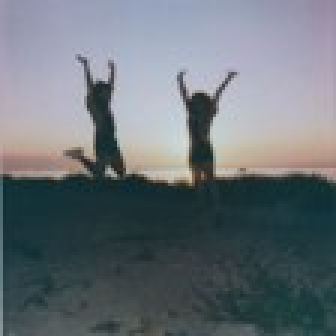
#> input picture frontend/src/assets/filters/cool.jpg, 112 x 112 px (shown 3 times larger)
$ python -i photo_strip.py   (imports and definitions only)
#> lines starting #> are read from the running program, lines starting #| are printed output that depends on the picture
#> further down, picture is the input picture: PIL image 112x112 RGB; mean R, G, B 106.4, 114.7, 120.9
"""
Server-side photo strip compositor.

Photos are decoded fully in memory, composited into a single strip image,
and the resulting bytes are handed back to the caller. Nothing is written
to disk at any point -- the caller (server.py) is responsible for discarding
all references immediately after sending the result to both clients.
"""
import base64
from io import BytesIO

from PIL import Image, ImageDraw, ImageEnhance, ImageFont, ImageOps

# [26 lines left out: functions _decode, _cover_fit, _load_font, not called in this run]


PHOTO_W = 200           # each half of a duo frame (280 made 2x2 grid too wide to be "roughly square")
PHOTO_H = 210
DIVIDER_W = 2           # thin line between you & partner
GAP = 8                 # gap between frames (was 26)
BORDER_W = 2
FOOTER_H = 84
INK = "#1A1A19"
TEXT_SECONDARY = "#4A4A48"


def _f_none(img):
    return ImageOps.exif_transpose(img).convert("RGB")


def _f_warm(img):
    img = _f_none(img)
    img = ImageEnhance.Contrast(img).enhance(1.08)
    img = ImageEnhance.Color(img).enhance(1.06)
    img = ImageEnhance.Brightness(img).enhance(1.04)
    r, g, b = img.split()
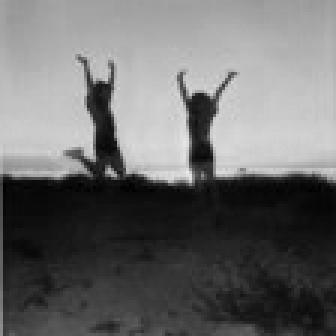
#> r: PIL image 112x112 L (shown 3 times larger); min 0, max 232, mean 108.1
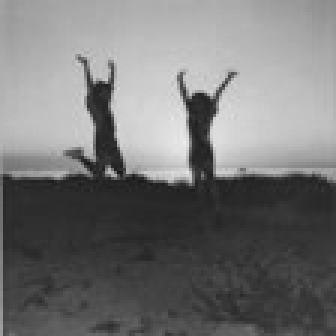
#> g: PIL image 112x112 L (shown 3 times larger); min 24, max 235, mean 118
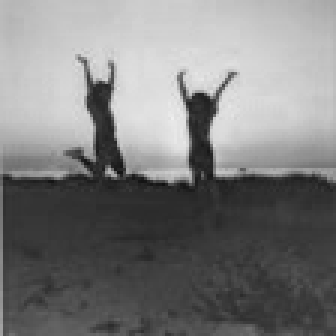
#> b: PIL image 112x112 L (shown 3 times larger); min 16, max 239, mean 125.4
    r = r.point(lambda i: min(255, int(i * 1.06)))
    b = b.point(lambda i: int(i * 0.93))
    return Image.merge("RGB", (r, g, b))
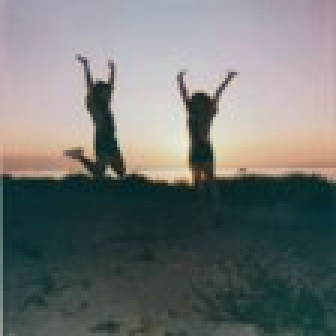
#> returned value: PIL image 112x112 RGB (shown 3 times larger); mean R, G, B 114.1, 118, 116.1


# [56 lines left out: functions _f_bw, _f_vintage, _f_cool, _f_golden, _f_fade, _f_dramatic, not called in this run]


FILTERS = {
    "none": _f_none,
    "warm": _f_warm,
    "bw": _f_bw,
    "vintage": _f_vintage,
    "cool": _f_cool,
    "golden": _f_golden,
    "fade": _f_fade,
    "dramatic": _f_dramatic,
}

FRAME_STYLES = {
    "classic":  {"bg": "#FFFDF9", "border": True,  "text": INK,       "sub": TEXT_SECONDARY, "margin": 14},
    "minimal":  {"bg": "#FFFFFF", "border": False, "text": INK,       "sub": TEXT_SECONDARY, "margin": 6},
    "film":     {"bg": "#141412", "border": False, "text": "#FDFBF7", "sub": "#B8B6AF",      "margin": 30},
    "polaroid": {"bg": "#FFFFFF", "border": False, "text": INK,       "sub": TEXT_SECONDARY, "margin": 22},
}


# [78 lines left out: functions _duo_frame, _draw_sprockets, generate_strip, generate_strip_data_url, not called in this run]

>>> from PIL import Image
>>> picture = Image.open('../frontend/src/assets/filters/cool.jpg')
>>> result = _f_warm(picture)
